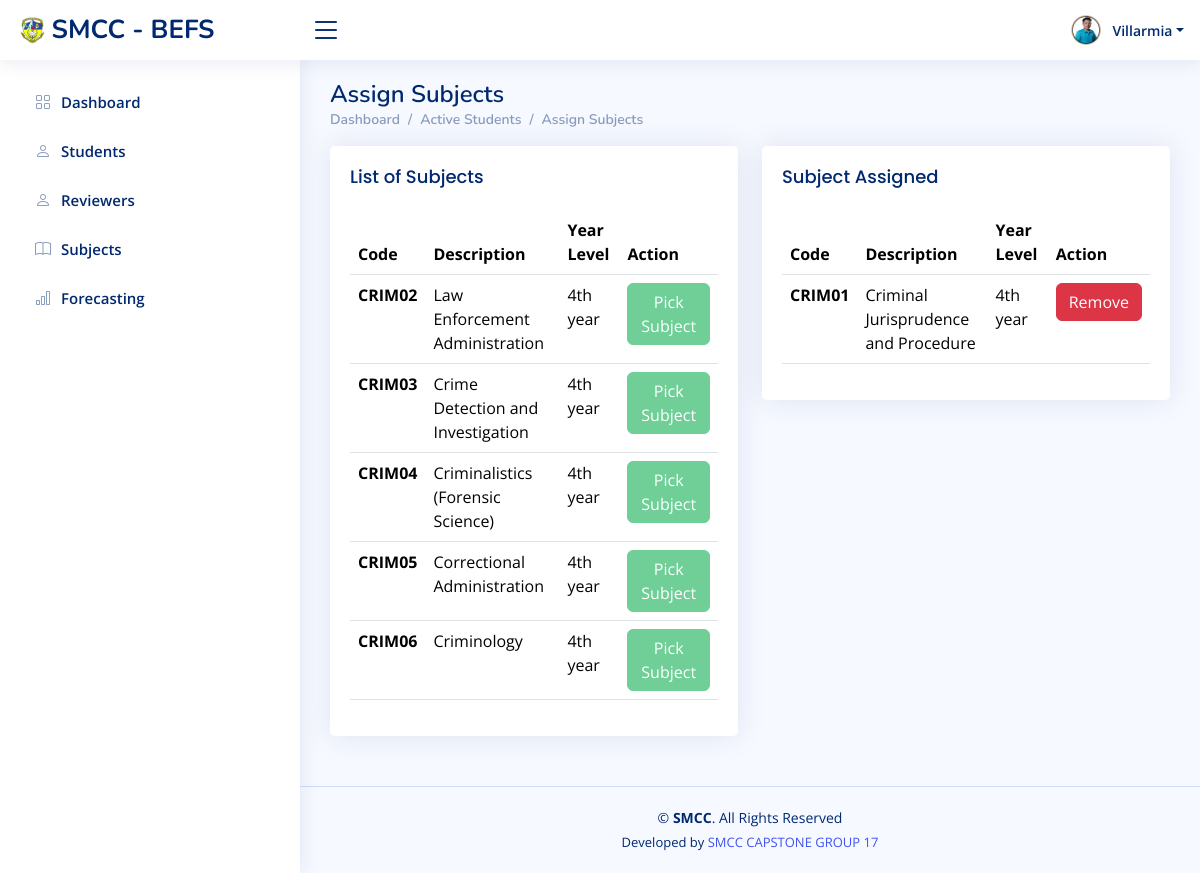
The page /dean/dean_students_assign_subjects.php?user_id=3&stud_id=14&c_id=1 on the database its author committed.
### tables this page shows
CREATE TABLE `users` (
  `id` int(11) NOT NULL,
  `username` varchar(255) DEFAULT NULL,
  `password` varchar(255) DEFAULT NULL,
  `type` varchar(255) DEFAULT NULL,
  `status` varchar(255) DEFAULT NULL,
  `fname` varchar(255) DEFAULT NULL,
  `lname` varchar(255) DEFAULT NULL,
  `profile_image` varchar(255) DEFAULT NULL,
  `date_created` datetime DEFAULT NULL,
  `logged_in` varchar(255) DEFAULT NULL
);

CREATE TABLE `subjects` (
  `id` int(11) NOT NULL,
  `code` varchar(255) DEFAULT NULL,
  `description` varchar(255) DEFAULT NULL,
  `year_level_id` int(11) DEFAULT NULL,
  `course_id` int(11) DEFAULT NULL,
  `school_year_id` int(11) DEFAULT NULL,
  `date_entry` datetime DEFAULT NULL,
  `status` varchar(255) DEFAULT NULL
);

CREATE TABLE `year_level` (
  `id` int(11) NOT NULL,
  `description` varchar(255) DEFAULT NULL,
  `user_id` int(11) DEFAULT NULL,
  `date_entry` datetime DEFAULT NULL,
  `status` varchar(255) DEFAULT NULL
);

CREATE TABLE `students_subjects` (
  `id` int(11) NOT NULL,
  `students_id` varchar(11) DEFAULT NULL,
  `subjects_id` int(11) DEFAULT NULL,
  `status` varchar(255) DEFAULT NULL,
  `level` varchar(255) DEFAULT NULL
);

### dean/dean_students_assign_subjects.php (the view, shortened to what this page needs)
<!DOCTYPE html>
<html lang="en">
<?php
include('../dbconnect.php');
$user_id = $_REQUEST['user_id'];
$c_id = $_REQUEST['c_id'];
$stud_id = $_REQUEST['stud_id'];
?>
<head>
  <link href="../assets/vendor/bootstrap/css/bootstrap.min.css" rel="stylesheet">
  <link href="../assets/vendor/bootstrap-icons/bootstrap-icons.css" rel="stylesheet">
  <link href="../assets/vendor/boxicons/css/boxicons.min.css" rel="stylesheet">
  <link href="../assets/vendor/quill/quill.snow.css" rel="stylesheet">
  <link href="../assets/vendor/quill/quill.bubble.css" rel="stylesheet">
  <link href="../assets/vendor/remixicon/remixicon.css" rel="stylesheet">
  <link href="../assets/vendor/simple-datatables/style.css" rel="stylesheet">
  <link href="../assets/css/style.css" rel="stylesheet">
</head>
<body>
<?php
  $query=mysqli_query($conn,"select * from users where id = '$user_id'")or die(mysqli_error());
    if($row=mysqli_fetch_array($query))
    {
      $lname=$row['lname'];
      $lname = ucfirst(strtolower($lname));
    }
?>
  <?php
   include('dean_header.php');
   ?>
  <?php
  include('dean_sidebar.php');
  ?>
  <main id="main" class="main">
    <div class="pagetitle">
      <h1>Assign Subjects</h1>
      <nav>
        <ol class="breadcrumb">
          <li class="breadcrumb-item"><a href="dean_home_page.php?user_id=<?php echo $user_id; ?>">Dashboard</a></li>
          <li class="breadcrumb-item"><a href="dean_students_active.php?user_id=<?php echo $user_id; ?>">Active Students</a></li>
          <li class="breadcrumb-item">Assign Subjects</li>
        </ol>
      </nav>
    </div>
    <section class="section">
      <div class="row">
        <div class="col-lg-6">
          <div class="card">
            <div class="card-body">
              <h5 class="card-title">List of Subjects</h5>
              <table class="table datatable">
                <thead>
                  <tr>
                    <th>Code</th>
                    <th>Description</th>
                    <th>Year Level</th>
                    <th>Action</th>
                  </tr>
                </thead>
                <tbody>
                <?php
                    include('../dbconnect.php');
                    $query=mysqli_query($conn,"
                    SELECT
                  subjects.id AS sub_id,
                  subjects.code AS code,
                  subjects.description AS description,
                  year_level.description AS yr_desc
              FROM
                  subjects
              JOIN
                  year_level ON subjects.year_level_id = year_level.id
              WHERE
                  subjects.course_id = '$c_id'
                  AND subjects.status = 'Active'
                  AND subjects.id NOT IN (
                      SELECT subjects_id
                      FROM students_subjects
                      WHERE students_id = '$stud_id'
                        );
                    ")or die(mysqli_error());
                    while($row=mysqli_fetch_array($query))
                    {
                  ?>
                  <tr>
                  <td><b><?php echo $row['code']; ?></b></td>
                  <td><?php echo $row['description']; ?></td>
                  <td><?php echo $row['yr_desc']; ?></td>
                  <td>
                    <a href="dean_students_assign_subjects_sc.php?user_id=<?php echo $user_id; ?>&stud_id=<?php echo $stud_id; ?>&sub_id=<?php echo $row['sub_id']; ?>&c_id=<?php echo $c_id; ?>">
                    <button type="button" class="btn" style="background-color: #6FCF97; color: white; border-color: #6FCF97;">Pick Subject</button>
                    </a>
                      </td>
                  </tr>
                  <?php
                    }
                  ?>
                </tbody>
              </table>
            </div>
          </div>
        </div>
        <div class="col-lg-6">
          <div class="card">
            <div class="card-body">
              <h5 class="card-title">Subject Assigned</h5>
              <table class="table datatable">
                <thead>
                  <tr>
                    <th>Code</th>
                    <th>Description</th>
                    <th>Year Level</th>
                    <th>Action</th>
                  </tr>
                </thead>
                <tbody>
                <?php
                    include('../dbconnect.php');
                    $query=mysqli_query($conn,"SELECT
                  students_subjects.subjects_id AS sid,
                  students_subjects.id AS sub_id,
                  year_level.description AS y_desc,
                  subjects.code AS sub_code,
                  subjects.description AS sub_desc
              FROM
                  students_subjects
              JOIN
                  subjects ON students_subjects.subjects_id = subjects.id
              JOIN
                  year_level ON subjects.year_level_id = year_level.id
              WHERE
                  students_subjects.students_id = '$stud_id' AND students_subjects.level = 'PREBOARD1'")or die(mysqli_error());
                    while($row=mysqli_fetch_array($query))
                    {
                  ?>
                  <tr>
                  <td><b><?php echo $row['sub_code']; ?></b></td>
                  <td><?php echo $row['sub_desc']; ?></td>
                  <td><?php echo $row['y_desc']; ?></td>
                  <td>
                    <a href="dean_students_assign_subjects_delete_sc.php?user_id=<?php echo $user_id; ?>&stud_id=<?php echo $stud_id; ?>&sub_id=<?php echo $row['sid']; ?>&c_id=<?php echo $c_id; ?>">
                      <button type="button" class="btn btn-danger">Remove</button>
                    </a>
                    </td>
                  </tr>
                  <?php
                    }
                  ?>
                </tbody>
              </table>
            </div>
          </div>
        </div>
      </div>
    </section>
  </main>
   <?php
   include('../footer.php');
   ?>
</body>
</html>

### dean/dean_header.php (shortened to what this page needs)
<header id="header" class="header fixed-top d-flex align-items-center">
    <div class="d-flex align-items-center justify-content-between">
        <a href="dean_home_page.php?user_id=<?php echo $user_id; ?>" class="logo d-flex align-items-center">
            <img src="../images/Smcc_logo.gif" alt="">
            <span class="d-none d-lg-block">SMCC - BEFS</span>
        </a>
        <i class="bi bi-list toggle-sidebar-btn"></i>
    </div>
    <nav class="header-nav ms-auto">
        <ul class="d-flex align-items-center">
            <li class="nav-item dropdown pe-3">
                <a class="nav-link nav-profile d-flex align-items-center pe-0" href="#" id="navbarDropdown" data-bs-toggle="dropdown" aria-expanded="false">
                    <?php
                    $profile_image = !empty($row['profile_image']) ? $row['profile_image'] : '../assets/img/profile-img2.jpg';
                    ?>
                    <img src="<?php echo $profile_image; ?>" alt="Profile" class="rounded-circle">
                    <span class="d-none d-md-block dropdown-toggle ps-2"><?php echo $lname; ?></span>
                </a>
            </li>
        </ul>
    </nav>
</header>

### assets/css/style.css (style rules this page uses)
:root { scroll-behavior: smooth; }
body { font-family: "Open Sans", sans-serif; background: #f6f9ff; color: #444444; }
a { color: #4154f1; text-decoration: none; }
h1, h2, h3, h4, h5, h6 { font-family: "Nunito", sans-serif; }
#main { margin-top: 60px; padding: 20px 30px; transition: all 0.3s; }
.pagetitle { margin-bottom: 10px; }
.pagetitle h1 { font-size: 24px; margin-bottom: 0; font-weight: 600; color: #012970; }
.card { margin-bottom: 30px; border: none; border-radius: 5px; box-shadow: 0px 0 30px rgba(1, 41, 112, 0.1); }
.card-title { padding: 20px 0 15px 0; font-size: 18px; font-weight: 500; color: #012970; font-family: "Poppins", sans-serif; }
.card-body { padding: 0 20px 20px 20px; }
.breadcrumb { font-size: 14px; font-family: "Nunito", sans-serif; color: #899bbd; font-weight: 600; }
.breadcrumb a { color: #899bbd; transition: 0.3s; }
.breadcrumb .breadcrumb-item::before { color: #899bbd; }
.logo { line-height: 1; }
@media (min-width: 1200px) { .logo { width: 280px; } }
.logo img { max-height: 26px; margin-right: 6px; }
.logo span { font-size: 26px; font-weight: 700; color: #012970; font-family: "Nunito", sans-serif; }
.header { transition: all 0.5s; z-index: 997; height: 60px; box-shadow: 0px 2px 20px rgba(1, 41, 112, 0.1); background-color: #fff; padding-left: 20px; }
.header .toggle-sidebar-btn { font-size: 32px; padding-left: 10px; cursor: pointer; color: #012970; }
.header-nav ul { list-style: none; }
.header-nav>ul { margin: 0; padding: 0; }
.header-nav .nav-profile { color: #012970; }
.header-nav .nav-profile img { max-height: 36px; }
.header-nav .nav-profile span { font-size: 14px; font-weight: 600; }
@media (min-width: 1200px) { #main, #footer { margin-left: 300px; } }

### rows shown on the page
users: profile_image (picture), lname "Villarmia"
subjects: code "CRIM02", description "Law Enforcement Administration", year_level.description "4th year"
subjects: code "CRIM03", description "Crime Detection and Investigation", year_level.description "4th year"
subjects: code "CRIM04", description "Criminalistics (Forensic Science)", year_level.description "4th year"
subjects: code "CRIM05", description "Correctional Administration", year_level.description "4th year"
subjects: code "CRIM06", description "Criminology", year_level.description "4th year"
students_subjects: subjects.code "CRIM01", subjects.description "Criminal Jurisprudence and Procedure", year_level.description "4th year"
